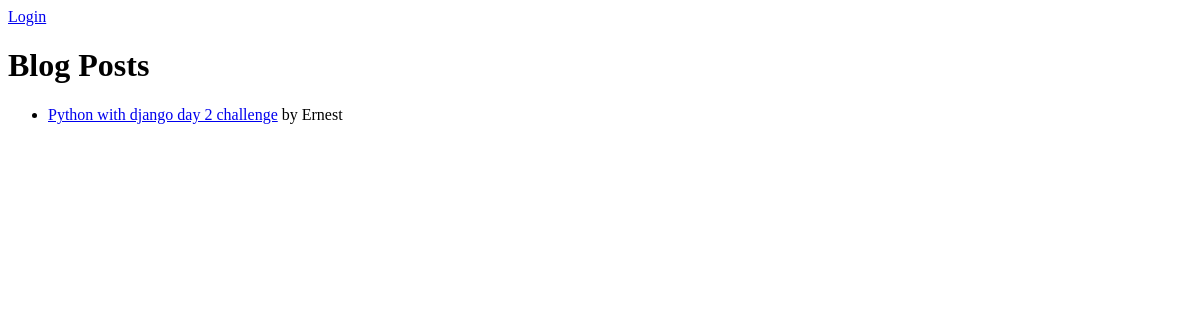
The app's page /, older data.
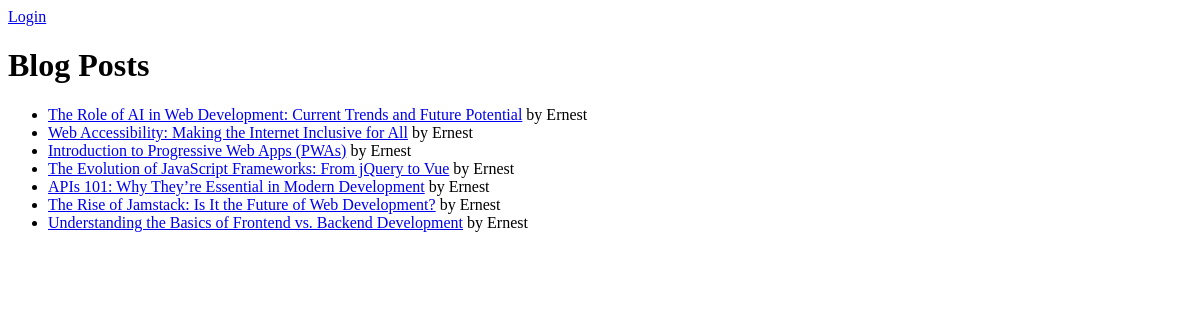
The same page, newer data.
### blog/models.py (models this page shows, shortened)
class BlogPost(models.Model):
    title = models.CharField(max_length=200)
    content = models.TextField()
    author = models.ForeignKey(User, on_delete=models.CASCADE)
    created_date = models.DateTimeField(default=timezone.now)
    updated_date = models.DateTimeField(default=timezone.now)

### blog/views.py (the view)
# urls.py: path('', views.post_list, name='post_list'),  # Homepage
def post_list(request):
    posts = BlogPost.objects.all().order_by('-created_date')
    return render(request, 'blog/post_list.html', {'posts': posts})

### blog/templates/blog/post_list.html (shortened to what this page needs)
<!DOCTYPE html>
<html lang="en">
<head>
</head>
<body>
    {% if user.is_authenticated %}
        <p>Welcome, {{ user.username }}!</p>
        <a href="{% url 'logout' %}">Logout</a> |
        <a href="{% url 'add_post' %}">Add New Post</a>
    {% else %}
        <a href="{% url 'login' %}">Login</a>
    {% endif %}
    <h1>Blog Posts</h1>
    <ul>
        {% for post in posts %}
            <li><a href="{% url 'post_detail' post.pk %}">{{ post.title }}</a> by {{ post.author }}</li>
        {% empty %}
            <p>No posts available.</p>
        {% endfor %}
    </ul>
</body>
</html>

Row changes from the older to the newer data that the page shows:
removed BlogPost: title "Python with django day 2 challenge", author "Ernest"
added BlogPost: title "The Role of AI in Web Development: Current Trends and Future Potential", author "Ernest"
added BlogPost: title "Web Accessibility: Making the Internet Inclusive for All", author "Ernest"
added BlogPost: title "Introduction to Progressive Web Apps (PWAs)", author "Ernest"
added BlogPost: title "The Evolution of JavaScript Frameworks: From jQuery to Vue", author "Ernest"
added BlogPost: title "APIs 101: Why They’re Essential in Modern Development", author "Ernest"
added BlogPost: title "The Rise of Jamstack: Is It the Future of Web Development?", author "Ernest"
added BlogPost: title "Understanding the Basics of Frontend vs. Backend Development", author "Ernest"
